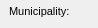
      <widget class="QWidget" name="page_42">
       <property name="geometry">
        <rect>
         <x>0</x>
         <y>0</y>
         <width>98</width>
         <height>28</height>
        </rect>
       </property>
       <attribute name="label">
        <string>Additional information</string>
       </attribute>
       <widget class="QLabel" name="label_streetaxis2_id">
        <property name="geometry">
         <rect>
          <x>9</x>
          <y>50</y>
          <width>83</width>
          <height>22</height>
         </rect>
        </property>
        <property name="font">
         <font>
          <pointsize>8</pointsize>
         </font>
        </property>
        <property name="frameShape">
         <enum>QFrame::NoFrame</enum>
        </property>
        <property name="frameShadow">
         <enum>QFrame::Plain</enum>
        </property>
        <property name="text">
         <string>Street 2:</string>
        </property>
        <property name="textFormat">
         <enum>Qt::AutoText</enum>
        </property>
        <property name="scaledContents">
         <bool>false</bool>
        </property>
        <property name="alignment">
         <set>Qt::AlignLeading|Qt::AlignLeft|Qt::AlignVCenter</set>
        </property>
        <property name="margin">
         <number>3</number>
        </property>
       </widget>
       <widget class="QLabel" name="label_comment">
        <property name="geometry">
         <rect>
          <x>10</x>
          <y>160</y>
          <width>90</width>
          <height>22</height>
         </rect>
        </property>
        <property name="font">
         <font>
          <pointsize>8</pointsize>
         </font>
        </property>
        <property name="frameShape">
         <enum>QFrame::NoFrame</enum>
        </property>
        <property name="frameShadow">
         <enum>QFrame::Plain</enum>
        </property>
        <property name="text">
         <string>Comment:</string>
        </property>
        <property name="textFormat">
         <enum>Qt::AutoText</enum>
        </property>
        <property name="scaledContents">
         <bool>false</bool>
        </property>
        <property name="alignment">
         <set>Qt::AlignLeading|Qt::AlignLeft|Qt::AlignVCenter</set>
        </property>
        <property name="margin">
         <number>3</number>
        </property>
       </widget>
       <widget class="QLabel" name="label_streetaxis_id">
        <property name="geometry">
         <rect>
          <x>9</x>
          <y>23</y>
          <width>99</width>
          <height>22</height>
         </rect>
        </property>
        <property name="font">
         <font>
          <pointsize>8</pointsize>
         </font>
        </property>
        <property name="frameShape">
         <enum>QFrame::NoFrame</enum>
        </property>
        <property name="frameShadow">
         <enum>QFrame::Plain</enum>
        </property>
        <property name="text">
         <string>Street:</string>
        </property>
        <property name="textFormat">
         <enum>Qt::AutoText</enum>
        </property>
        <property name="scaledContents">
         <bool>false</bool>
        </property>
        <property name="alignment">
         <set>Qt::AlignLeading|Qt::AlignLeft|Qt::AlignVCenter</set>
        </property>
        <property name="margin">
         <number>3</number>
        </property>
       </widget>
       <widget class="QLineEdit" name="postcode">
        <property name="geometry">
         <rect>
          <x>435</x>
          <y>0</y>
          <width>126</width>
          <height>18</height>
         </rect>
        </property>
        <property name="font">
         <font>
          <pointsize>8</pointsize>
         </font>
        </property>
        <property name="inputMask">
         <string/>
        </property>
        <property name="text">
         <string/>
        </property>
        <property name="frame">
         <bool>true</bool>
        </property>
       </widget>
       <widget class="QLabel" name="label_postcode">
        <property name="geometry">
         <rect>
          <x>350</x>
          <y>0</y>
          <width>83</width>
          <height>22</height>
         </rect>
        </property>
        <property name="font">
         <font>
          <pointsize>8</pointsize>
         </font>
        </property>
        <property name="frameShape">
         <enum>QFrame::NoFrame</enum>
        </property>
        <property name="frameShadow">
         <enum>QFrame::Plain</enum>
        </property>
        <property name="text">
         <string>Postcode:</string>
        </property>
        <property name="textFormat">
         <enum>Qt::AutoText</enum>
        </property>
        <property name="scaledContents">
         <bool>false</bool>
        </property>
        <property name="alignment">
         <set>Qt::AlignLeading|Qt::AlignLeft|Qt::AlignVCenter</set>
        </property>
        <property name="margin">
         <number>3</number>
        </property>
       </widget>
       <widget class="QLineEdit" name="num_value">
        <property name="geometry">
         <rect>
          <x>435</x>
          <y>235</y>
          <width>126</width>
          <height>18</height>
         </rect>
        </property>
        <property name="echoMode">
         <enum>QLineEdit::Normal</enum>
        </property>
       </widget>
       <widget class="QLineEdit" name="postcomplement">
        <property name="geometry">
         <rect>
          <x>500</x>
          <y>25</y>
          <width>60</width>
          <height>18</height>
         </rect>
        </property>
        <property name="font">
         <font>
          <pointsize>8</pointsize>
         </font>
        </property>
        <property name="inputMask">
         <string/>
        </property>
        <property name="text">
         <string/>
        </property>
        <property name="frame">
         <bool>true</bool>
        </property>
       </widget>
       <widget class="QLabel" name="label_muni_id">
        <property name="geometry">
         <rect>
          <x>9</x>
          <y>0</y>
          <width>90</width>
          <height>22</height>
         </rect>
        </property>
        <property name="font">
         <font>
          <pointsize>8</pointsize>
         </font>
        </property>
        <property name="frameShape">
         <enum>QFrame::NoFrame</enum>
        </property>
        <property name="frameShadow">
         <enum>QFrame::Plain</enum>
        </property>
        <property name="text">
         <string>Municipality:</string>
        </property>
        <property name="textFormat">
         <enum>Qt::AutoText</enum>
        </property>
        <property name="scaledContents">
         <bool>false</bool>
        </property>
        <property name="alignment">
         <set>Qt::AlignLeading|Qt::AlignLeft|Qt::AlignVCenter</set>
        </property>
        <property name="margin">
         <number>3</number>
        </property>
       </widget>
       <widget class="QComboBox" name="muni_id">
        <property name="geometry">
         <rect>
          <x>110</x>
          <y>0</y>
          <width>235</width>
          <height>18</height>
         </rect>
        </property>
        <property name="font">
         <font>
          <pointsize>8</pointsize>
         </font>
        </property>
       </widget>
       <widget class="QLineEdit" name="postcomplement2">
        <property name="geometry">
         <rect>
          <x>500</x>
          <y>50</y>
          <width>60</width>
          <height>18</height>
         </rect>
        </property>
        <property name="font">
         <font>
          <pointsize>8</pointsize>
         </font>
        </property>
        <property name="inputMask">
         <string/>
        </property>
        <property name="text">
         <string/>
        </property>
        <property name="frame">
         <bool>true</bool>
        </property>
       </widget>
       <widget class="QComboBox" name="streetaxis2_id">
        <property name="geometry">
         <rect>
          <x>110</x>
          <y>50</y>
          <width>235</width>
          <height>18</height>
         </rect>
        </property>
        <property name="font">
         <font>
          <pointsize>8</pointsize>
         </font>
        </property>
       </widget>
       <widget class="QLabel" name="label_postnumber">
        <property name="geometry">
         <rect>
          <x>350</x>
          <y>23</y>
          <width>83</width>
          <height>22</height>
         </rect>
        </property>
        <property name="font">
         <font>
          <pointsize>8</pointsize>
         </font>
        </property>
        <property name="frameShape">
         <enum>QFrame::NoFrame</enum>
        </property>
        <property name="frameShadow">
         <enum>QFrame::Plain</enum>
        </property>
        <property name="text">
         <string>Postnumber:</string>
        </property>
        <property name="textFormat">
         <enum>Qt::AutoText</enum>
        </property>
        <property name="scaledContents">
         <bool>false</bool>
        </property>
        <property name="alignment">
         <set>Qt::AlignLeading|Qt::AlignLeft|Qt::AlignVCenter</set>
        </property>
        <property name="margin">
         <number>3</number>
        </property>
       </widget>
       <widget class="QLabel" name="label_num_value">
        <property name="geometry">
         <rect>
          <x>345</x>
          <y>233</y>
          <width>87</width>
          <height>22</height>
         </rect>
        </property>
        <property name="font">
         <font>
          <pointsize>8</pointsize>
         </font>
        </property>
        <property name="frameShape">
         <enum>QFrame::NoFrame</enum>
        </property>
        <property name="frameShadow">
         <enum>QFrame::Plain</enum>
        </property>
        <property name="text">
         <string>Numeric value:</string>
        </property>
        <property name="textFormat">
         <enum>Qt::AutoText</enum>
        </property>
        <property name="scaledContents">
         <bool>false</bool>
        </property>
        <property name="alignment">
         <set>Qt::AlignLeading|Qt::AlignLeft|Qt::AlignVCenter</set>
        </property>
        <property name="margin">
         <number>3</number>
        </property>
       </widget>
       <widget class="QTextEdit" name="annotation">
        <property name="geometry">
         <rect>
          <x>110</x>
          <y>75</y>
          <width>451</width>
          <height>32</height>
         </rect>
        </property>
        <property name="frameShape">
         <enum>QFrame::StyledPanel</enum>
        </property>
        <property name="frameShadow">
         <enum>QFrame::Raised</enum>
        </property>
       </widget>
       <widget class="QLabel" name="label_link">
        <property name="geometry">
         <rect>
          <x>10</x>
          <y>233</y>
          <width>90</width>
          <height>22</height>
         </rect>
        </property>
        <property name="font">
         <font>
          <pointsize>8</pointsize>
         </font>
        </property>
        <property name="frameShape">
         <enum>QFrame::NoFrame</enum>
        </property>
        <property name="frameShadow">
         <enum>QFrame::Plain</enum>
        </property>
        <property name="text">
         <string>Link:</string>
        </property>
        <property name="textFormat">
         <enum>Qt::AutoText</enum>
        </property>
        <property name="scaledContents">
         <bool>false</bool>
        </property>
        <property name="alignment">
         <set>Qt::AlignLeading|Qt::AlignLeft|Qt::AlignVCenter</set>
        </property>
        <property name="margin">
         <number>3</number>
        </property>
       </widget>
       <widget class="QLabel" name="label_observ">
        <property name="geometry">
         <rect>
          <x>10</x>
          <y>120</y>
          <width>90</width>
          <height>22</height>
         </rect>
        </property>
        <property name="font">
         <font>
          <pointsize>8</pointsize>
         </font>
        </property>
        <property name="frameShape">
         <enum>QFrame::NoFrame</enum>
        </property>
        <property name="frameShadow">
         <enum>QFrame::Plain</enum>
        </property>
        <property name="text">
         <string>Observation:</string>
        </property>
        <property name="textFormat">
         <enum>Qt::AutoText</enum>
        </property>
        <property name="scaledContents">
         <bool>false</bool>
        </property>
        <property name="alignment">
         <set>Qt::AlignLeading|Qt::AlignLeft|Qt::AlignVCenter</set>
        </property>
        <property name="margin">
         <number>3</number>
        </property>
       </widget>
       <widget class="QLabel" name="label_annotation">
        <property name="geometry">
         <rect>
          <x>10</x>
          <y>80</y>
          <width>90</width>
          <height>22</height>
         </rect>
        </property>
        <property name="font">
         <font>
          <pointsize>8</pointsize>
         </font>
        </property>
        <property name="frameShape">
         <enum>QFrame::NoFrame</enum>
        </property>
        <property name="frameShadow">
         <enum>QFrame::Plain</enum>
        </property>
        <property name="text">
         <string>Annotation:</string>
        </property>
        <property name="textFormat">
         <enum>Qt::AutoText</enum>
        </property>
        <property name="scaledContents">
         <bool>false</bool>
        </property>
        <property name="alignment">
         <set>Qt::AlignLeading|Qt::AlignLeft|Qt::AlignVCenter</set>
        </property>
        <property name="margin">
         <number>3</number>
        </property>
       </widget>
       <widget class="QLineEdit" name="postnumber2">
        <property name="geometry">
         <rect>
          <x>435</x>
          <y>50</y>
          <width>60</width>
          <height>18</height>
         </rect>
        </property>
        <property name="font">
         <font>
          <pointsize>8</pointsize>
         </font>
        </property>
        <property name="inputMask">
         <string/>
        </property>
        <property name="text">
         <string/>
        </property>
        <property name="frame">
         <bool>true</bool>
        </property>
       </widget>
       <widget class="QComboBox" name="streetaxis_id">
        <property name="geometry">
         <rect>
          <x>110</x>
          <y>25</y>
          <width>235</width>
          <height>18</height>
         </rect>
        </property>
        <property name="font">
         <font>
          <pointsize>8</pointsize>
         </font>
        </property>
       </widget>
       <widget class="QLineEdit" name="postnumber">
        <property name="geometry">
         <rect>
          <x>435</x>
          <y>25</y>
          <width>60</width>
          <height>18</height>
         </rect>
        </property>
        <property name="font">
         <font>
          <pointsize>8</pointsize>
         </font>
        </property>
        <property name="inputMask">
         <string/>
        </property>
        <property name="text">
         <string/>
        </property>
        <property name="frame">
         <bool>true</bool>
        </property>
       </widget>
       <widget class="QTextEdit" name="observ">
        <property name="geometry">
         <rect>
          <x>110</x>
          <y>115</y>
          <width>451</width>
          <height>32</height>
         </rect>
        </property>
       </widget>
       <widget class="QLabel" name="label_postnumber2">
        <property name="geometry">
         <rect>
          <x>350</x>
          <y>45</y>
          <width>86</width>
          <height>22</height>
         </rect>
        </property>
        <property name="font">
         <font>
          <pointsize>8</pointsize>
         </font>
        </property>
        <property name="frameShape">
         <enum>QFrame::NoFrame</enum>
        </property>
        <property name="frameShadow">
         <enum>QFrame::Plain</enum>
        </property>
        <property name="text">
         <string>Postnumber 2:</string>
        </property>
        <property name="textFormat">
         <enum>Qt::AutoText</enum>
        </property>
        <property name="scaledContents">
         <bool>false</bool>
        </property>
        <property name="alignment">
         <set>Qt::AlignLeading|Qt::AlignLeft|Qt::AlignVCenter</set>
        </property>
        <property name="margin">
         <number>3</number>
        </property>
       </widget>
       <widget class="QLabel" name="label_descript">
        <property name="geometry">
         <rect>
          <x>10</x>
          <y>200</y>
          <width>91</width>
          <height>22</height>
         </rect>
        </property>
        <property name="font">
         <font>
          <pointsize>8</pointsize>
         </font>
        </property>
        <property name="frameShape">
         <enum>QFrame::NoFrame</enum>
        </property>
        <property name="frameShadow">
         <enum>QFrame::Plain</enum>
        </property>
        <property name="text">
         <string>Description:</string>
        </property>
        <property name="textFormat">
         <enum>Qt::AutoText</enum>
        </property>
        <property name="scaledContents">
         <bool>false</bool>
        </property>
        <property name="alignment">
         <set>Qt::AlignLeading|Qt::AlignLeft|Qt::AlignVCenter</set>
        </property>
        <property name="margin">
         <number>3</number>
        </property>
       </widget>
       <widget class="QTextEdit" name="link">
        <property name="enabled">
         <bool>false</bool>
        </property>
        <property name="geometry">
         <rect>
          <x>110</x>
          <y>235</y>
          <width>235</width>
          <height>18</height>
         </rect>
        </property>
        <property name="verticalScrollBarPolicy">
         <enum>Qt::ScrollBarAlwaysOff</enum>
        </property>
        <property name="horizontalScrollBarPolicy">
         <enum>Qt::ScrollBarAlwaysOff</enum>
        </property>
       </widget>
       <widget class="QTextEdit" name="comment">
        <property name="geometry">
         <rect>
          <x>110</x>
          <y>155</y>
          <width>451</width>
          <height>32</height>
         </rect>
        </property>
        <property name="frameShadow">
         <enum>QFrame::Sunken</enum>
        </property>
        <property name="lineWidth">
         <number>1</number>
        </property>
       </widget>
       <widget class="QTextEdit" name="descript">
        <property name="geometry">
         <rect>
          <x>110</x>
          <y>195</y>
          <width>451</width>
          <height>32</height>
         </rect>
        </property>
       </widget>
      </widget>
